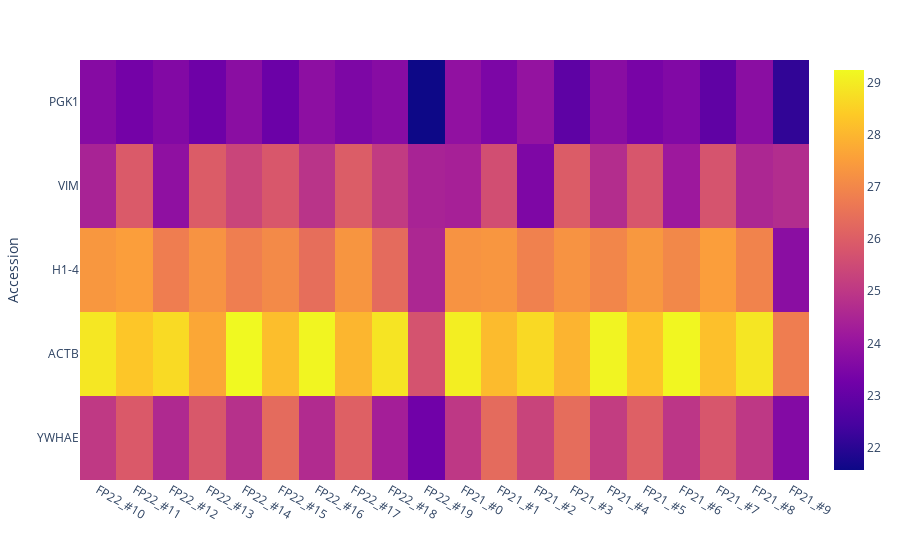

Notebook source saved alongside this figure:
### Code cell
# Protein Abundance Heat Map
plot_options={
            "compare groups": ["FP22","FP21"],
            "log2_transform": False,
            "significant_only": False,
            "alpha": 0.05, 
            "min_fold_change": 2
        }
figure, _, _ =plotter.heatmap_plots(data_obj, plot_options, saved_settings)
figure.show()

### Figure 1 — Plotly figure (JSON) as saved in the notebook; plotly's stock layout.template omitted (floating-point values rounded to 4 significant figures)
{"data": [{"coloraxis": "coloraxis", "hovertemplate": "x: %{x}<br>Accession: %{y}<br>color: %{z}<extra></extra>", "name": "0", "type": "heatmap", "x": ["FP22_#10", "FP22_#11", "FP22_#12", "FP22_#13", "FP22_#14", "FP22_#15", "FP22_#16", "FP22_#17", "FP22_#18", "FP22_#19", "FP21_#0", "FP21_#1", "FP21_#2", "FP21_#3", "FP21_#4", "FP21_#5", "FP21_#6", "FP21_#7", "FP21_#8", "FP21_#9"], "xaxis": "x", "y": ["PGK1", "VIM", "H1-4", "ACTB", "YWHAE"], "yaxis": "y", "z": [[23.68, 23.32, 23.6, 23.19, 23.76, 23.15, 23.82, 23.51, 23.7, 21.57, 23.9, 23.49, 23.97, 22.89, 23.75, 23.41, 23.57, 22.93, 23.76, 22.11], [24.44, 25.92, 23.87, 25.97, 25.36, 25.83, 24.89, 25.98, 25.1, 24.44, 24.38, 25.6, 23.51, 25.96, 24.72, 25.82, 24.16, 25.75, 24.55, 24.7], [27.35, 27.51, 26.79, 27.28, 26.8, 27.06, 26.42, 27.32, 26.33, 24.54, 27.27, 27.34, 26.86, 27.27, 26.98, 27.38, 27.01, 27.51, 26.92, 23.77], [28.92, 28.31, 28.67, 27.69, 29.24, 28.16, 29.17, 27.99, 28.87, 25.72, 29.04, 28.09, 28.67, 27.96, 29.15, 28.28, 29.19, 28.19, 28.9, 26.78], [25.04, 25.9, 24.62, 25.85, 24.81, 26.34, 24.66, 26.07, 24.33, 23.24, 25.01, 26.34, 25.32, 26.38, 25.13, 26.06, 24.95, 25.81, 25.01, 23.63]]}], "layout": {"coloraxis": {"colorscale": [[0, "#0d0887"], [0.1111, "#46039f"], [0.2222, "#7201a8"], [0.3333, "#9c179e"], [0.4444, "#bd3786"], [0.5556, "#d8576b"], [0.6667, "#ed7953"], [0.7778, "#fb9f3a"], [0.8889, "#fdca26"], [1, "#f0f921"]]}, "margin": {"t": 60}, "xaxis": {"anchor": "y", "domain": [0, 1]}, "yaxis": {"anchor": "x", "autorange": "reversed", "domain": [0, 1], "title": {"text": "Accession"}}}}
